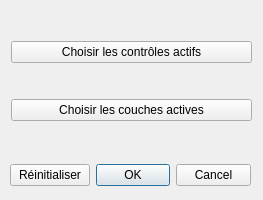
<?xml version="1.0" encoding="UTF-8"?>
<ui version="4.0">
 <class>Controles_IGNDialogBase</class>
 <widget class="QDialog" name="Controles_IGNDialogBase">
  <property name="geometry">
   <rect>
    <x>0</x>
    <y>0</y>
    <width>263</width>
    <height>200</height>
   </rect>
  </property>
  <property name="windowTitle">
   <string>Plugin Test</string>
  </property>
  <widget class="QWidget" name="verticalLayoutWidget">
   <property name="geometry">
    <rect>
     <x>11</x>
     <y>11</y>
     <width>241</width>
     <height>141</height>
    </rect>
   </property>
   <layout class="QVBoxLayout" name="verticalLayout">
    <item>
     <widget class="QPushButton" name="controleButton">
      <property name="text">
       <string>Choisir les contrôles actifs</string>
      </property>
     </widget>
    </item>
    <item>
     <widget class="QPushButton" name="coucheButton">
      <property name="text">
       <string>Choisir les couches actives</string>
      </property>
     </widget>
    </item>
   </layout>
  </widget>
  <widget class="QWidget" name="horizontalLayoutWidget">
   <property name="geometry">
    <rect>
     <x>10</x>
     <y>160</y>
     <width>241</width>
     <height>31</height>
    </rect>
   </property>
   <layout class="QHBoxLayout" name="horizontalLayout">
    <item>
     <widget class="QPushButton" name="resetButton">
      <property name="sizePolicy">
       <sizepolicy hsizetype="Expanding" vsizetype="Fixed">
        <horstretch>0</horstretch>
        <verstretch>0</verstretch>
       </sizepolicy>
      </property>
      <property name="focusPolicy">
       <enum>Qt::NoFocus</enum>
      </property>
      <property name="text">
       <string>Réinitialiser</string>
      </property>
      <property name="checkable">
       <bool>false</bool>
      </property>
      <property name="checked">
       <bool>false</bool>
      </property>
     </widget>
    </item>
    <item>
     <widget class="QDialogButtonBox" name="button_box">
      <property name="orientation">
       <enum>Qt::Horizontal</enum>
      </property>
      <property name="standardButtons">
       <set>QDialogButtonBox::Cancel|QDialogButtonBox::Ok</set>
      </property>
     </widget>
    </item>
   </layout>
  </widget>
 </widget>
 <resources/>
 <connections>
  <connection>
   <sender>button_box</sender>
   <signal>accepted()</signal>
   <receiver>Controles_IGNDialogBase</receiver>
   <slot>accept()</slot>
   <hints>
    <hint type="sourcelabel">
     <x>249</x>
     <y>164</y>
    </hint>
    <hint type="destinationlabel">
     <x>146</x>
     <y>30</y>
    </hint>
   </hints>
  </connection>
  <connection>
   <sender>button_box</sender>
   <signal>rejected()</signal>
   <receiver>Controles_IGNDialogBase</receiver>
   <slot>reject()</slot>
   <hints>
    <hint type="sourcelabel">
     <x>112</x>
     <y>164</y>
    </hint>
    <hint type="destinationlabel">
     <x>244</x>
     <y>62</y>
    </hint>
   </hints>
  </connection>
 </connections>
</ui>
